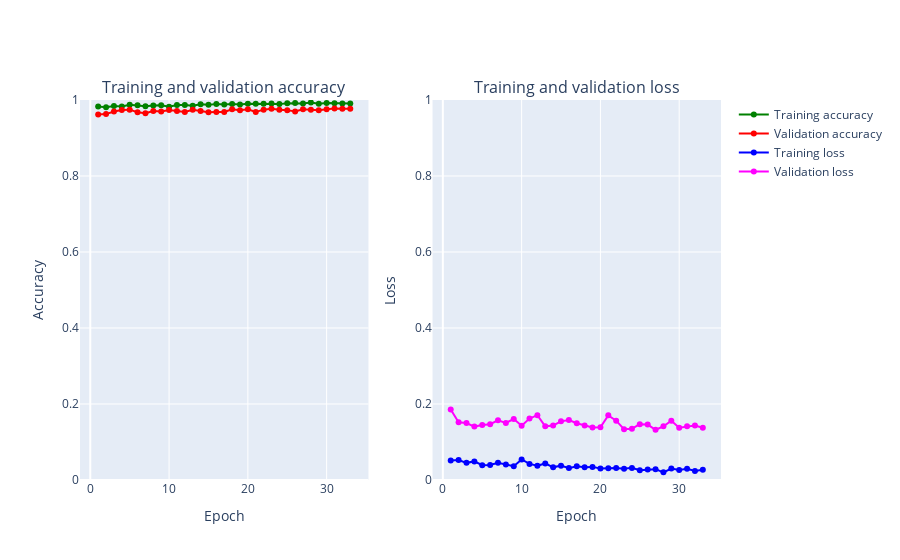

Notebook code for this chart:
### Code cell
# evaluate model by plotting the loss error for the training and validation sets
def create_trace(x,y,ylabel,color):
        trace = go.Scatter(
            x = x,y = y,
            name=ylabel,
            marker=dict(color=color),
            mode = "markers+lines",
            text=x
        )
        return trace
    
def plot_accuracy_and_loss(train_model):
    hist = train_model.history
    acc = hist['accuracy']
    val_acc = hist['val_accuracy']
    loss = hist['loss']
    val_loss = hist['val_loss']
    epochs = list(range(1,len(acc)+1))
    #define the traces
    trace_ta = create_trace(epochs,acc,"Training accuracy", "Green")
    trace_va = create_trace(epochs,val_acc,"Validation accuracy", "Red")
    trace_tl = create_trace(epochs,loss,"Training loss", "Blue")
    trace_vl = create_trace(epochs,val_loss,"Validation loss", "Magenta")
    fig = tools.make_subplots(rows=1,cols=2, subplot_titles=('Training and validation accuracy',
                                                             'Training and validation loss'))
    #add traces to the figure
    fig.append_trace(trace_ta,1,1)
    fig.append_trace(trace_va,1,1)
    fig.append_trace(trace_tl,1,2)
    fig.append_trace(trace_vl,1,2)
    #set the layout for the figure
    fig['layout']['xaxis'].update(title = 'Epoch')
    fig['layout']['xaxis2'].update(title = 'Epoch')
    fig['layout']['yaxis'].update(title = 'Accuracy', range=[0,1])
    fig['layout']['yaxis2'].update(title = 'Loss', range=[0,1])
    #plot
    iplot(fig, filename='accuracy-loss')

plot_accuracy_and_loss(train_model)

### Figure 1 — Plotly figure (JSON) as saved in the notebook; plotly's stock layout.template omitted (floating-point values rounded to 4 significant figures)
{"data": [{"marker": {"color": "Green"}, "mode": "markers+lines", "name": "Training accuracy", "text": ["1", "2", "3", "4", "5", "6", "7", "8", "9", "10", "11", "12", "13", "14", "15", "16", "17", "18", "19", "20", "21", "22", "23", "24", "25", "26", "27", "28", "29", "30", "31", "32", "33"], "type": "scatter", "x": [1, 2, 3, 4, 5, 6, 7, 8, 9, 10, 11, 12, 13, 14, 15, 16, 17, 18, 19, 20, 21, 22, 23, 24, 25, 26, 27, 28, 29, 30, 31, 32, 33], "xaxis": "x", "y": [0.9827, 0.9809, 0.9843, 0.9831, 0.9875, 0.986, 0.9836, 0.9855, 0.9865, 0.982, 0.9867, 0.9868, 0.985, 0.9887, 0.9872, 0.9895, 0.9883, 0.9893, 0.9879, 0.9901, 0.9903, 0.99, 0.9907, 0.9892, 0.9917, 0.9919, 0.9909, 0.9936, 0.9903, 0.992, 0.9911, 0.9907, 0.991], "yaxis": "y"}, {"marker": {"color": "Red"}, "mode": "markers+lines", "name": "Validation accuracy", "text": ["1", "2", "3", "4", "5", "6", "7", "8", "9", "10", "11", "12", "13", "14", "15", "16", "17", "18", "19", "20", "21", "22", "23", "24", "25", "26", "27", "28", "29", "30", "31", "32", "33"], "type": "scatter", "x": [1, 2, 3, 4, 5, 6, 7, 8, 9, 10, 11, 12, 13, 14, 15, 16, 17, 18, 19, 20, 21, 22, 23, 24, 25, 26, 27, 28, 29, 30, 31, 32, 33], "xaxis": "x", "y": [0.9621, 0.9629, 0.9696, 0.9737, 0.9746, 0.9679, 0.9654, 0.9708, 0.9696, 0.9737, 0.9708, 0.9688, 0.9742, 0.9712, 0.9675, 0.9688, 0.9688, 0.9758, 0.9733, 0.9758, 0.9688, 0.9746, 0.9767, 0.9746, 0.9733, 0.97, 0.9758, 0.9746, 0.9733, 0.9758, 0.9775, 0.9767, 0.9767], "yaxis": "y"}, {"marker": {"color": "Blue"}, "mode": "markers+lines", "name": "Training loss", "text": ["1", "2", "3", "4", "5", "6", "7", "8", "9", "10", "11", "12", "13", "14", "15", "16", "17", "18", "19", "20", "21", "22", "23", "24", "25", "26", "27", "28", "29", "30", "31", "32", "33"], "type": "scatter", "x": [1, 2, 3, 4, 5, 6, 7, 8, 9, 10, 11, 12, 13, 14, 15, 16, 17, 18, 19, 20, 21, 22, 23, 24, 25, 26, 27, 28, 29, 30, 31, 32, 33], "xaxis": "x2", "y": [0.05099, 0.05257, 0.04514, 0.04894, 0.03888, 0.03973, 0.04557, 0.04108, 0.03639, 0.05415, 0.04241, 0.03744, 0.04358, 0.03328, 0.03778, 0.03126, 0.03598, 0.03353, 0.03452, 0.03017, 0.03098, 0.03127, 0.02976, 0.0319, 0.02554, 0.02741, 0.02852, 0.02012, 0.0303, 0.02616, 0.02945, 0.02388, 0.02715], "yaxis": "y2"}, {"marker": {"color": "Magenta"}, "mode": "markers+lines", "name": "Validation loss", "text": ["1", "2", "3", "4", "5", "6", "7", "8", "9", "10", "11", "12", "13", "14", "15", "16", "17", "18", "19", "20", "21", "22", "23", "24", "25", "26", "27", "28", "29", "30", "31", "32", "33"], "type": "scatter", "x": [1, 2, 3, 4, 5, 6, 7, 8, 9, 10, 11, 12, 13, 14, 15, 16, 17, 18, 19, 20, 21, 22, 23, 24, 25, 26, 27, 28, 29, 30, 31, 32, 33], "xaxis": "x2", "y": [0.1853, 0.1521, 0.1499, 0.1405, 0.1448, 0.1468, 0.1573, 0.1501, 0.1605, 0.1429, 0.1616, 0.1706, 0.1412, 0.1435, 0.1544, 0.1579, 0.1495, 0.1432, 0.1381, 0.1387, 0.1702, 0.1562, 0.1339, 0.1349, 0.1467, 0.1458, 0.1321, 0.1412, 0.1561, 0.1377, 0.1414, 0.1435, 0.1374], "yaxis": "y2"}], "layout": {"annotations": [{"font": {"size": 16}, "showarrow": false, "text": "Training and validation accuracy", "x": 0.225, "xanchor": "center", "xref": "paper", "y": 1, "yanchor": "bottom", "yref": "paper"}, {"font": {"size": 16}, "showarrow": false, "text": "Training and validation loss", "x": 0.775, "xanchor": "center", "xref": "paper", "y": 1, "yanchor": "bottom", "yref": "paper"}], "xaxis": {"anchor": "y", "domain": [0, 0.45], "title": {"text": "Epoch"}}, "xaxis2": {"anchor": "y2", "domain": [0.55, 1], "title": {"text": "Epoch"}}, "yaxis": {"anchor": "x", "domain": [0, 1], "range": [0, 1], "title": {"text": "Accuracy"}}, "yaxis2": {"anchor": "x2", "domain": [0, 1], "range": [0, 1], "title": {"text": "Loss"}}}}
